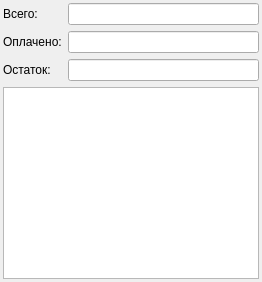
              <widget class="QWidget" name="tab_3">
               <attribute name="title">
                <string>Финансы</string>
               </attribute>
               <layout class="QGridLayout" name="gridLayout_8">
                <property name="leftMargin">
                 <number>3</number>
                </property>
                <property name="topMargin">
                 <number>3</number>
                </property>
                <property name="rightMargin">
                 <number>3</number>
                </property>
                <property name="bottomMargin">
                 <number>3</number>
                </property>
                <item row="4" column="0">
                 <widget class="QLabel" name="label_9">
                  <property name="text">
                   <string>Остаток:</string>
                  </property>
                 </widget>
                </item>
                <item row="1" column="0">
                 <widget class="QLabel" name="label_7">
                  <property name="text">
                   <string>Всего:</string>
                  </property>
                 </widget>
                </item>
                <item row="3" column="0">
                 <widget class="QLabel" name="label_8">
                  <property name="text">
                   <string>Оплачено:</string>
                  </property>
                 </widget>
                </item>
                <item row="3" column="1">
                 <widget class="QLineEdit" name="lb_paid_sum"/>
                </item>
                <item row="5" column="0" colspan="2">
                 <widget class="QTableWidget" name="tw_payments"/>
                </item>
                <item row="4" column="1">
                 <widget class="QLineEdit" name="lb_debt_sum"/>
                </item>
                <item row="1" column="1">
                 <widget class="QLineEdit" name="lb_total_contract_sum"/>
                </item>
               </layout>
              </widget>
